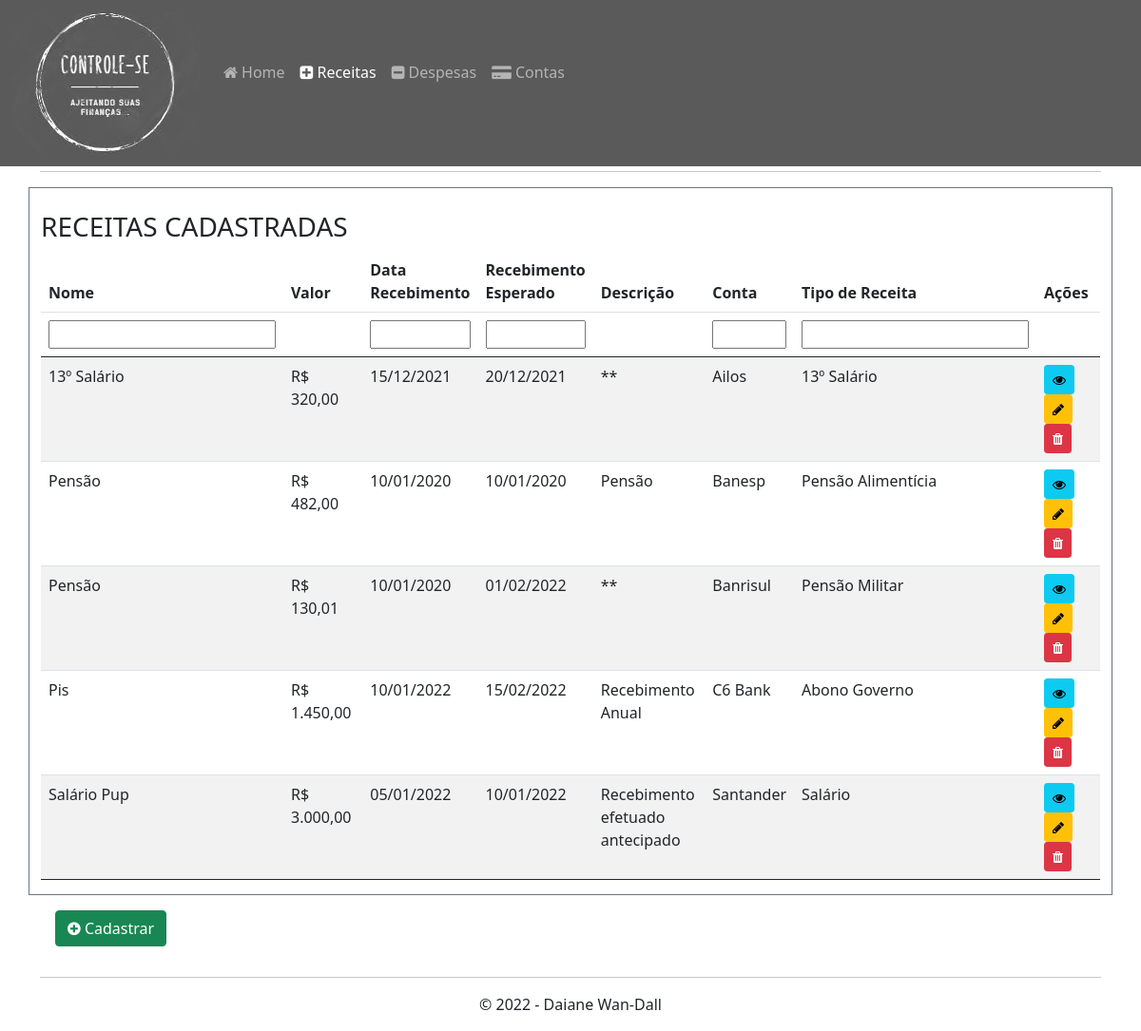
Screenshot of /?pagina=receitas with the database file from the repository.
### tables this page shows
CREATE TABLE IF NOT EXISTS `receitas` (
  `id` int(11) NOT NULL AUTO_INCREMENT,
  `nome` varchar(130) NOT NULL,
  `valor` float NOT NULL,
  `data_recebimento` date NOT NULL,
  `data_recebimento_esperado` date NOT NULL,
  `descricao` varchar(255) DEFAULT NULL,
  `conta` int(255) NOT NULL,
  `tipo_receita` varchar(255) NOT NULL,
  `created_at` datetime NOT NULL,
  `updated_at` datetime NOT NULL,
  PRIMARY KEY (`id`)
);

CREATE TABLE IF NOT EXISTS `contas` (
  `id` int(11) NOT NULL AUTO_INCREMENT,
  `instituicao_financeira` varchar(155) NOT NULL,
  `tipo_conta` varchar(155) NOT NULL,
  `saldo` float NOT NULL,
  `created_at` datetime NOT NULL,
  `updated_at` datetime NOT NULL,
  PRIMARY KEY (`id`)
);

### manipulacao-dados/Conexao.php (called while the page is built)
<?php
class Conexao
{
    public static $instance;
    public static function getInstance() {
        if (self::$instance === null) {
            try {
                self::$instance = new PDO("mysql:host=localhost;port='3306';dbname=DesafioPubFuturePHP", 'root', '',
                    array(PDO::MYSQL_ATTR_INIT_COMMAND => "SET NAMES utf8"));
                self::$instance->setAttribute(PDO::ATTR_ERRMODE, PDO::ERRMODE_EXCEPTION);
                self::$instance->setAttribute(PDO::ATTR_ORACLE_NULLS, PDO::NULL_EMPTY_STRING);
            } catch (PDOException $e) {
                die("Erro: {$e->getMessage()}");
            }
        }
        return self::$instance;
    }
}

### model/Receitas.php (called while the page is built, shortened)
<?php
require_once __DIR__ . '/../manipulacao-dados/Conexao.php';
class Receitas
{
    private $id;
    private $nome;
    private $valor;
    private $data_recebimento;
    private $data_recebimento_esperado;
    private $descricao;
    private $conta;
    private $tipo_receita;
    private $conectar;
    public function __construct() {
        $this->conectar = Conexao::getInstance();
    }
    public function getId() {
        return $this->id;
    }
    public function getNome() {
        return $this->nome;
    }
    public function getValor() {
        return $this->valor;
    }
    public function getData_recebimento() {
        return $this->data_recebimento;
    }
    public function getData_recebimento_esperado() {
        return $this->data_recebimento_esperado;
    }
    public function getDescricao() {
        return $this->descricao;
    }
    public function getConta() {
        return $this->conta;
    }
    public function getTipo_receita() {
        return $this->tipo_receita;
    }
    public function listarReceitas() {
        $stmt = $this->conectar->prepare("SELECT * FROM receitas ORDER BY nome ASC");
        if (! $stmt->execute()) {
            return array();
        }
        return $stmt->fetchAll(PDO::FETCH_CLASS, __CLASS__);
    }
}

### model/Contas.php (called while the page is built, shortened)
<?php
require_once __DIR__ . '/../manipulacao-dados/Conexao.php';
class Contas
{
    private $id;
    private $instituicao_financeira;
    private $conectar;
    public function __construct() {
        $this->conectar = Conexao::getInstance();
    }
    public function setId($id) {
        $this->id = $id;
        return $this;
    }
    public function getInstituicao_financeira() {
        return $this->instituicao_financeira;
    }
    public function carregarContas($id) {
        $stmt = $this->conectar->prepare("SELECT * FROM contas where id = :ID");
        $stmt->execute(array(":ID" => $this->id));
        $stmt->setFetchMode(PDO::FETCH_CLASS, static::class);
        return $stmt->fetch();
    }
}

### pages/listarReceita.php (the view, shortened to what this page needs)
<?php
require_once __DIR__ . '/../model/Receitas.php';
require_once __DIR__ . '/../model/Contas.php';
try {
    $receita = new Receitas();
    $receita = $receita->listarReceitas();
    $conta = new Contas();
} catch (Exception $e) {
    die($e->getMessage());
}
?>
<div class="row">
    <div class="col-sm-12 border border-secondary">
        <div class="row">
            <div class="col-sm-10">
            </div>
        </div>
        <table class="table table-striped" id="table_id">
            <h3>RECEITAS CADASTRADAS</h3>
            <thead>
            <tr>
                <th scope="col" class="col-2">Nome</th>
                <th scope="col" class="col-2">Valor</th>
                <th scope="col">Data Recebimento</th>
                <th scope="col">Recebimento Esperado</th>
                <th scope="col" class="col-2">Descrição</th>
                <th scope="col">Conta</th>
                <th scope="col" class="col-2">Tipo de Receita</th>
                <th scope="col">Ações</th>
            </tr>
            <tr>
                <th><input type="text" id="txtColuna1" class="col-lg-13"/></th>
                <th></th>
                <th><input type="text" id="txtColuna3" class="col-lg-12"/></th>
                <th><input type="text" id="txtColuna4" class="col-lg-12"/></th>
                <th></th>
                <th><input type="text" id="txtColuna6" class="col-lg-12"/></th>
                <th><input type="text" id="txtColuna7"/></th>
                <th></th>
            </tr>
            </thead>
            <tbody>
            <?php
            foreach ($receita as $receitas) {
                $id = $receitas->getConta();
                $nomeConta = $conta->carregarContas($id);
                $valores = number_format($receitas->getValor(), 2, ",", ".");
                $dataRecebimento = $receitas->getData_recebimento();
                $dataRecebimento = new DateTime($dataRecebimento);
                $dataRecebimento = $dataRecebimento->format('d/m/Y');
                $dataRecebimentoEsperado = $receitas->getData_recebimento_esperado();
                $dataRecebimentoEsperado = new DateTime($dataRecebimentoEsperado);
                $dataRecebimentoEsperado = $dataRecebimentoEsperado->format('d/m/Y');
                ?>
                <tr>
                    <td><?php echo $receitas->getNome(); ?></td>
                    <td class="valor-calculado">R$ <?php echo $valores; ?></td>
                    <td><?php echo $dataRecebimento; ?></td>
                    <td><?php echo $dataRecebimentoEsperado; ?></td>
                    <td><?php echo $receitas->getDescricao() ?></td>
                    <td><?php echo $nomeConta->getInstituicao_financeira() ?></td>
                    <td><?php echo $receitas->getTipo_receita() ?></td>
                    <td class="col-lg-2">
                        <a href="index.php?pagina=cadastrarReceita&id=<?php echo $receitas->getId(); ?>&ver=1" style="text-decoration:none">
                            <button type="button" class="btn btn-info btn-sm" title="Visualizar">
                                <i class="fa fa-eye"></i>
                            </button>
                        </a>
                        <a href="index.php?pagina=cadastrarReceita&id=<?php echo $receitas->getId(); ?>">
                            <button type="button" class="btn btn-warning btn-sm" title="Editar">
                                <i class="fa fa-pencil"></i>
                            </button>
                        </a>
                        <button type="button" class="btn btn-danger btn-sm" data-id="<?php echo $receitas->getId(); ?>" title="Excluir">
                            <i class="fa fa-trash"></i>
                        </button>
                    </td>
                </tr>
                <?php
            }
            ?>
            </tbody>
        </table>
    </div>
    <div class="m-3">
        <a class="btn btn-success" href="index.php?pagina=cadastrarReceita">
            <i class="fa fa-plus-circle"></i> Cadastrar
        </a>
    </div>
</div>

### index.php (style rules this page uses)
a { text-decoration:none; }

### rows the page displays
receitas: nome "13º Salário", valor "320,00", data_recebimento "15/12/2021", data_recebimento_esperado "20/12/2021", descricao "**", contas.instituicao_financeira "Ailos", tipo_receita "13º Salário"
receitas: nome "Pensão", valor "482,00", data_recebimento "10/01/2020", data_recebimento_esperado "10/01/2020", descricao "Pensão", contas.instituicao_financeira "Banesp", tipo_receita "Pensão Alimentícia"
receitas: nome "Pensão", valor "130,01", data_recebimento "10/01/2020", data_recebimento_esperado "01/02/2022", descricao "**", contas.instituicao_financeira "Banrisul", tipo_receita "Pensão Militar"
receitas: nome "Pis", valor "1.450,00", data_recebimento "10/01/2022", data_recebimento_esperado "15/02/2022", descricao "Recebimento Anual", contas.instituicao_financeira "C6 Bank", tipo_receita "Abono Governo"
receitas: nome "Salário Pup", valor "3.000,00", data_recebimento "05/01/2022", data_recebimento_esperado "10/01/2022", descricao "Recebimento efetuado antecipado", contas.instituicao_financeira "Santander", tipo_receita "Salário"
